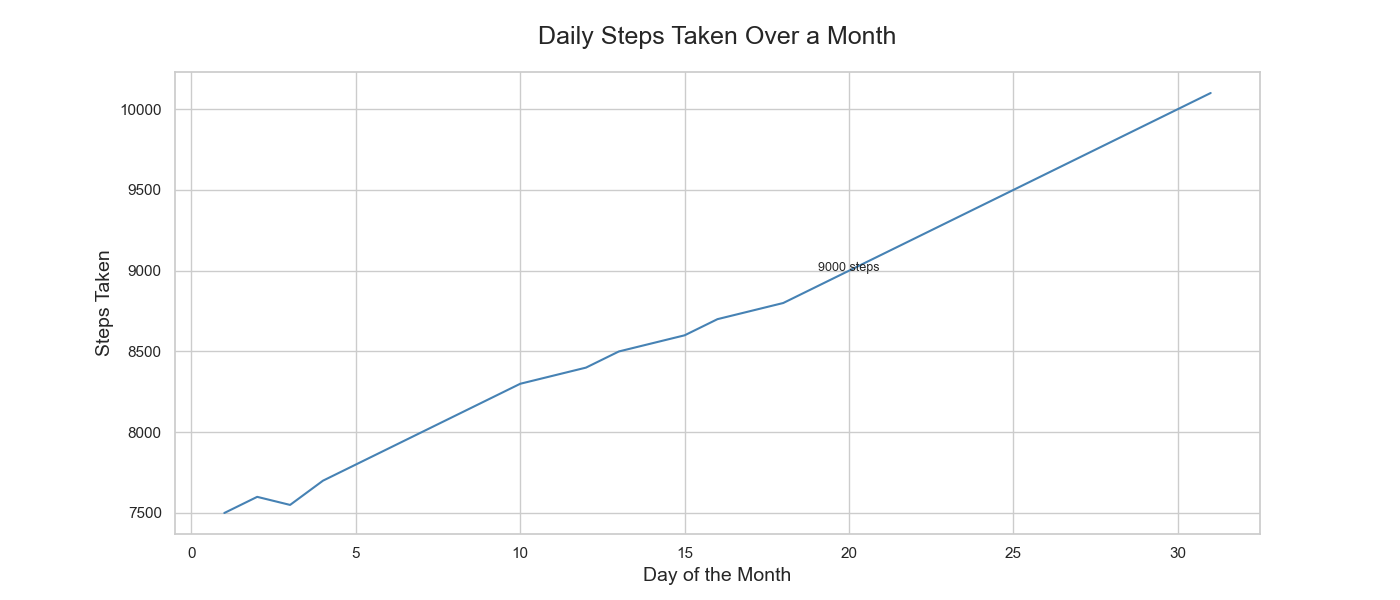

Write the Python code that produced this figure.

import pandas as pd
import seaborn as sns
import matplotlib.pyplot as plt

# Creating a DataFrame using the provided table data
data = {
    'Day': [i for i in range(1, 32)],
    'Steps_Taken': [7500, 7600, 7550, 7700, 7800, 7900, 8000, 8100, 8200, 8300, 8350, 8400, 8500, 8550, 8600, 
                    8700, 8750, 8800, 8900, 9000, 9100, 9200, 9300, 9400, 9500, 9600, 9700, 9800, 9900, 10000, 10100]
}

df = pd.DataFrame(data)

# Customizing plot size
plt.figure(figsize=(14, 6))

# Creating a line plot
sns.lineplot(x='Day', y='Steps_Taken', data=df, color='#4682B4')

# Adding annotations
for day, steps in zip(data['Day'], data['Steps_Taken']):
    if day == 20:  # example of specific annotation on Day 20
        plt.text(day, steps, f"{steps} steps", fontsize=9, ha='center')

# Setting plot title and labels
plt.title('Daily Steps Taken Over a Month', fontsize=18, pad=20)
plt.xlabel('Day of the Month', fontsize=14)
plt.ylabel('Steps Taken', fontsize=14)

# Display the plot
plt.show()
